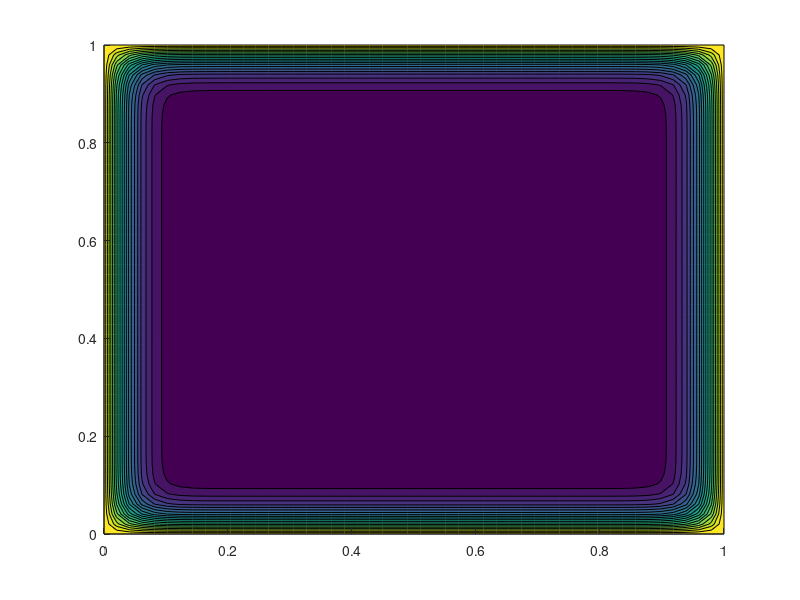

The MATLAB script that drew this image: (Note: this script raises an error after producing the figure.)
clc; clear; close all;
% Parameters
Lx = 1;         % Length of the domain in x-direction
Ly = 1;         % Length of the domain in y-direction
Nx = 50;        % Number of grid points in x-direction
Ny = 50;        % Number of grid points in y-direction
T = 0.1;        % Total simulation time
alpha = 0.01;   % Thermal diffusivity

% Discretization
dx = Lx / (Nx - 1);
dy = Ly / (Ny - 1);
dt = 0.001;  % You can adjust the time step size for stability

% Create grid
x = linspace(0, Lx, Nx);
y = linspace(0, Ly, Ny);
[X, Y] = meshgrid(x, y);

% Initialize temperature field
u = 37*ones(Nx, Ny);
u_new = u;

% Set initial condition (e.g., a Gaussian distribution)
% cx = Nx/2;
% cy = Ny/2;
% u(cx,cy) = 37;
u(:, :) = exp(-((X - Lx/2).^2 + (Y - Ly/2).^2) / (2*0.1^2));

% Time-stepping loop
for t = 0:dt:T
    % Apply boundary conditions (e.g., Dirichlet or Neumann)
    u_new(1, :) = 37;  % Example: Dirichlet boundary condition on left
    u_new(end, :) = 37;  % Example: Dirichlet boundary condition on right
    u_new(:, 1) = 37;  % Example: Dirichlet boundary condition on bottom
    u_new(:, end) = 37;  % Example: Dirichlet boundary condition on top
    
    % Update interior points using the finite difference scheme
    for i = 2:Nx-1
        for j = 2:Ny-1
            u_new(i, j) = u(i, j) + alpha * dt * ((u(i+1, j) - 2*u(i, j) + u(i-1, j)) / dx^2 + ...
                (u(i, j+1) - 2*u(i, j) + u(i, j-1)) / dy^2);
        end
    end
    
    % Swap u and u_new for the next time step
    u = u_new;
    
    % Visualization (optional)
%     if mod(t, 0.01) == 0  % Plot every 0.01 seconds
%         contourf(X, Y, u, 20, 'EdgeColor', 'none');
%         colorbar;
%         axis square;
%         title(['Time: ' num2str(t)]);
%         xlabel('X');
%         ylabel('Y');
%         drawnow;
%     end
end

% Final temperature distribution
contourf(X, Y, u, 20, 'EdgeColor', 'none');
colorbar;
axis square;
title('Final Temperature Distribution');
xlabel('X');
ylabel('Y');
